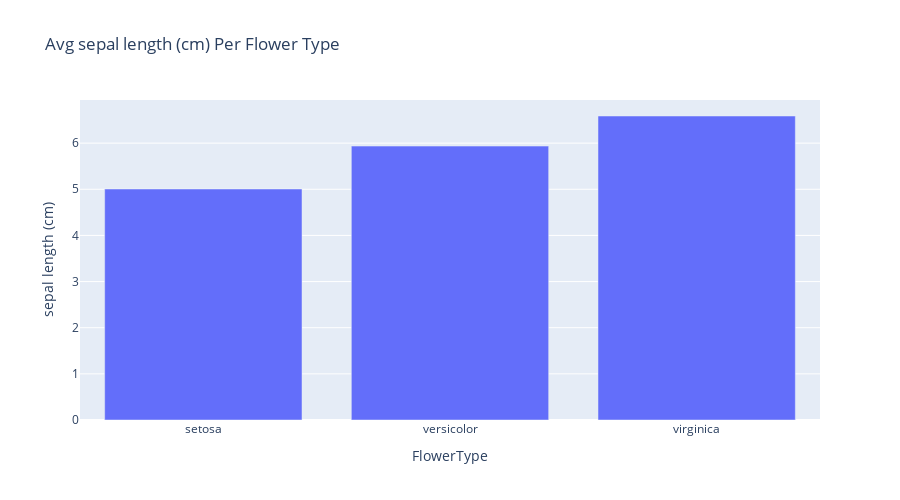

Notebook cell for this chart:
### Code cell
iris_avg_by_flower_type = iris_df.groupby(by="FlowerType").mean().reset_index()

chart3 = px.bar(data_frame=iris_avg_by_flower_type,
               x="FlowerType",
               y=iris.feature_names[0],
               height=500,
               title="Avg %s Per Flower Type"%iris.feature_names[0],
               )



chart3

### Figure 1 — Plotly figure (JSON) as saved in the notebook; plotly's stock layout.template omitted (floating-point values rounded to 4 significant figures)
{"data": [{"alignmentgroup": "True", "hovertemplate": "FlowerType=%{x}<br>sepal length (cm)=%{y}<extra></extra>", "legendgroup": "", "marker": {"color": "#636efa", "pattern": {"shape": ""}}, "name": "", "offsetgroup": "", "orientation": "v", "showlegend": false, "textposition": "auto", "type": "bar", "x": ["setosa", "versicolor", "virginica"], "xaxis": "x", "y": [5.006, 5.936, 6.588], "yaxis": "y"}], "layout": {"barmode": "relative", "height": 500, "legend": {"tracegroupgap": 0}, "title": {"text": "Avg sepal length (cm) Per Flower Type"}, "xaxis": {"anchor": "y", "domain": [0, 1], "title": {"text": "FlowerType"}}, "yaxis": {"anchor": "x", "domain": [0, 1], "title": {"text": "sepal length (cm)"}}}}
